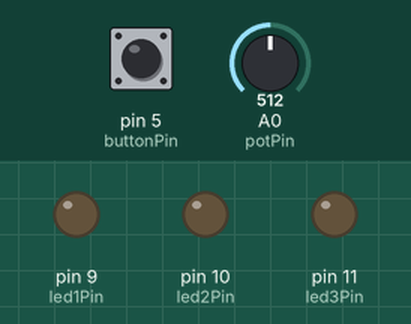
Recording of a sketch running on a simulated Arduino Uno, built with avr-gcc and run on an emulated ATmega328P. On the bench: output pins drawn as LEDs (lit = HIGH). Dashed ring = blinking. The inputs (shaded band) are chosen by the test bench; at power-on: pin 5 (buttonPin) HIGH, A0 (potPin) = 512.

Above: at 1.2 s.
1.3 s: pin 5 (buttonPin) pulled LOW for 0.15 s
At 2.2 s:
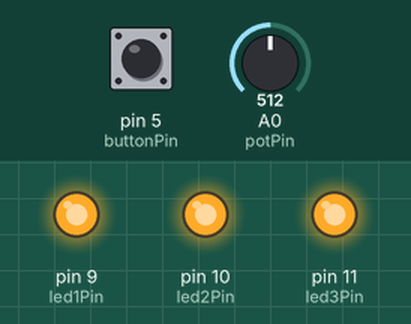
2.9 s: pin 5 (buttonPin) pulled LOW for 1 s
At 3.55 s:
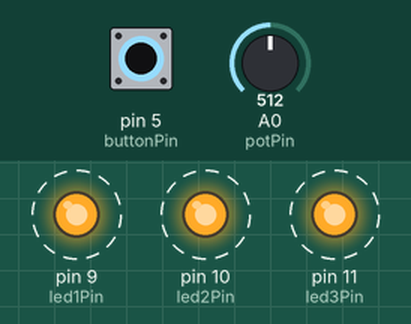
6.2 s: pin 5 (buttonPin) pulled LOW for 0.15 s
7.8 s: A0 (potPin) set to 692
At 8.7 s:
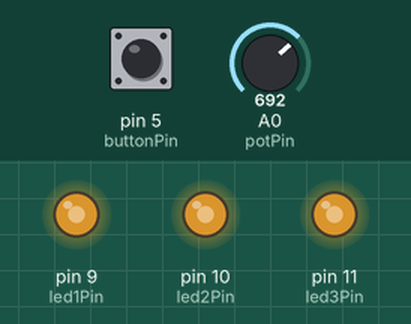
9.3 s: A0 (potPin) set to 900
At 10.0 s:
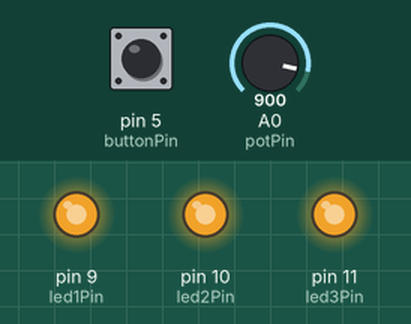
10.8 s: pin 5 (buttonPin) pulled LOW for 3.2 s
At 11.2 s:
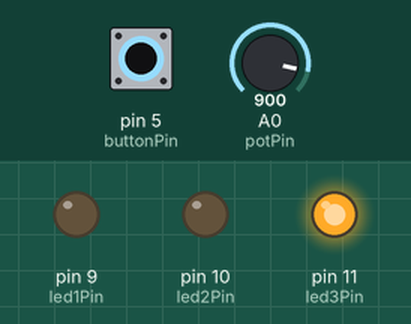
Timing chart, 0 to 13.8 s (numbered marks = the images above; inputs shaded):
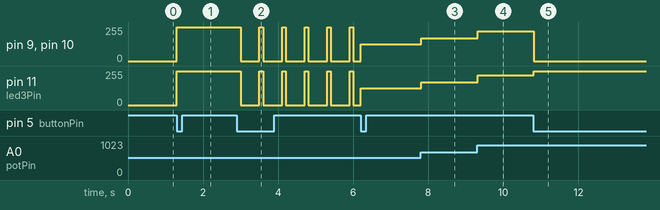

The sketch:

sensor_led_button.ino
```cpp
int potVal = 0;
int potPin = A0;

int led1Pin = 9;
int led2Pin = 10;
int led3Pin = 11;
int ledVal = 0;

int buttonPin = 5;

int state = 0;
unsigned long lastBlinkTime = 0;


void setup() {

  Serial.begin(9600);
  pinMode (buttonPin, INPUT_PULLUP);
  pinMode(led1Pin, OUTPUT);
  pinMode(led2Pin, OUTPUT);
  pinMode(led3Pin, OUTPUT);

}

void loop() {

    int oldButtonVal = digitalRead(buttonPin);
    delay(100);
    int newButtonVal = digitalRead(buttonPin);

  if (oldButtonVal != newButtonVal) {

      if (newButtonVal == LOW) {
       state++;
      }
  }

  if (state == 0) {
    digitalWrite(led1Pin, LOW);
    digitalWrite(led2Pin, LOW);
    digitalWrite(led3Pin, LOW);
  }

  if (state == 1) {
     digitalWrite(led1Pin, HIGH);
     digitalWrite(led2Pin, HIGH);
     digitalWrite(led3Pin, HIGH);
  }

  if (state == 2) {

      int blinkWaitTime = 1023 - analogRead (potPin);

      if (millis() - lastBlinkTime >= blinkWaitTime) {
        digitalWrite(led1Pin, HIGH);
        digitalWrite(led2Pin, HIGH);
        digitalWrite(led3Pin, HIGH);
        lastBlinkTime = millis();

    } else {
        digitalWrite(led1Pin, LOW);
        digitalWrite(led2Pin, LOW);
        digitalWrite(led3Pin, LOW);
     }

  }

  if (state == 3) {
      potVal = analogRead(potPin);
      ledVal = map(potVal, 0, 1023, 0, 255);
      analogWrite(led1Pin, ledVal);
      analogWrite(led2Pin, ledVal);
      analogWrite(led3Pin, ledVal);
  }

    if (state == 4) {
       potVal= analogRead(potPin);
       if ( potVal>=0 && potVal < 341){
        digitalWrite(led1Pin, HIGH);
        digitalWrite(led2Pin, LOW);
        digitalWrite(led3Pin, LOW);
       }
       if ( potVal>=341 && potVal < 682){
        digitalWrite(led1Pin, LOW);
        digitalWrite(led2Pin, HIGH);
        digitalWrite(led3Pin, LOW);
       }
       if ( potVal>=682 && potVal < 1024){
        digitalWrite(led1Pin, LOW);
        digitalWrite(led2Pin, LOW);
        digitalWrite(led3Pin, HIGH);
       }
  }

  if (state >=5) {
    state = 0;
  }

}
```

Measured:
- after the input at 1.3 s, pin 9 (led1Pin), pin 10 (led2Pin), pin 11 (led3Pin): 0/255 → 255/255 at once
- after the input at 2.9 s, pin 9 (led1Pin), pin 10 (led2Pin), pin 11 (led3Pin): alternates 255/255 for 0.10 s and 0/255 for 0.50 s, starting after 0.10 s
- after the input at 7.8 s, pin 9 (led1Pin), pin 10 (led2Pin), pin 11 (led3Pin): 127/255 → 172/255 at once
- after the input at 9.3 s, pin 9 (led1Pin), pin 10 (led2Pin), pin 11 (led3Pin): 172/255 → 224/255 at once
- after the input at 10.8 s, pin 9 (led1Pin), pin 10 (led2Pin): 224/255 → 0/255 at once; pin 11 (led3Pin): 224/255 → 255/255 at once
